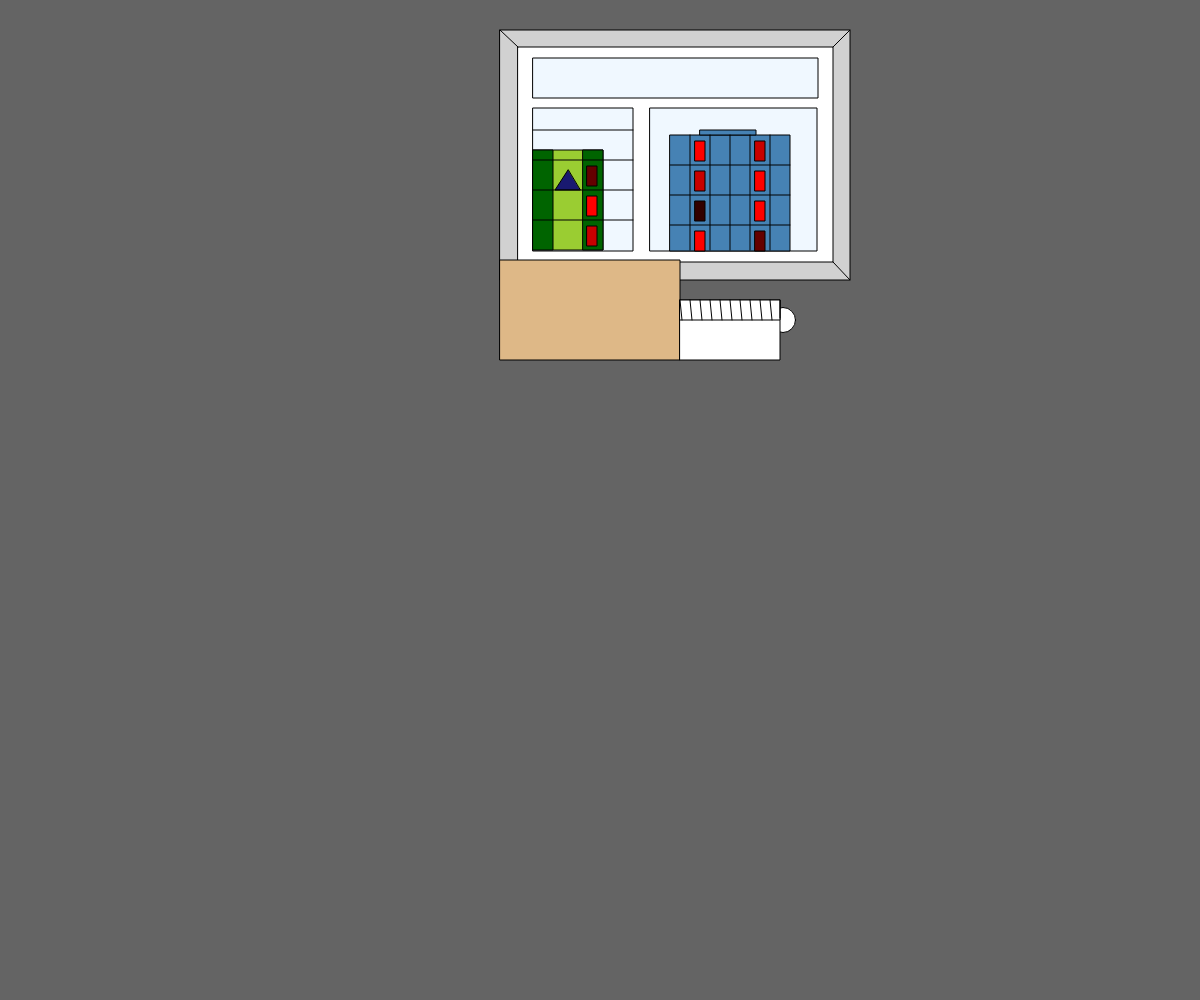
Frame 1 (no input)
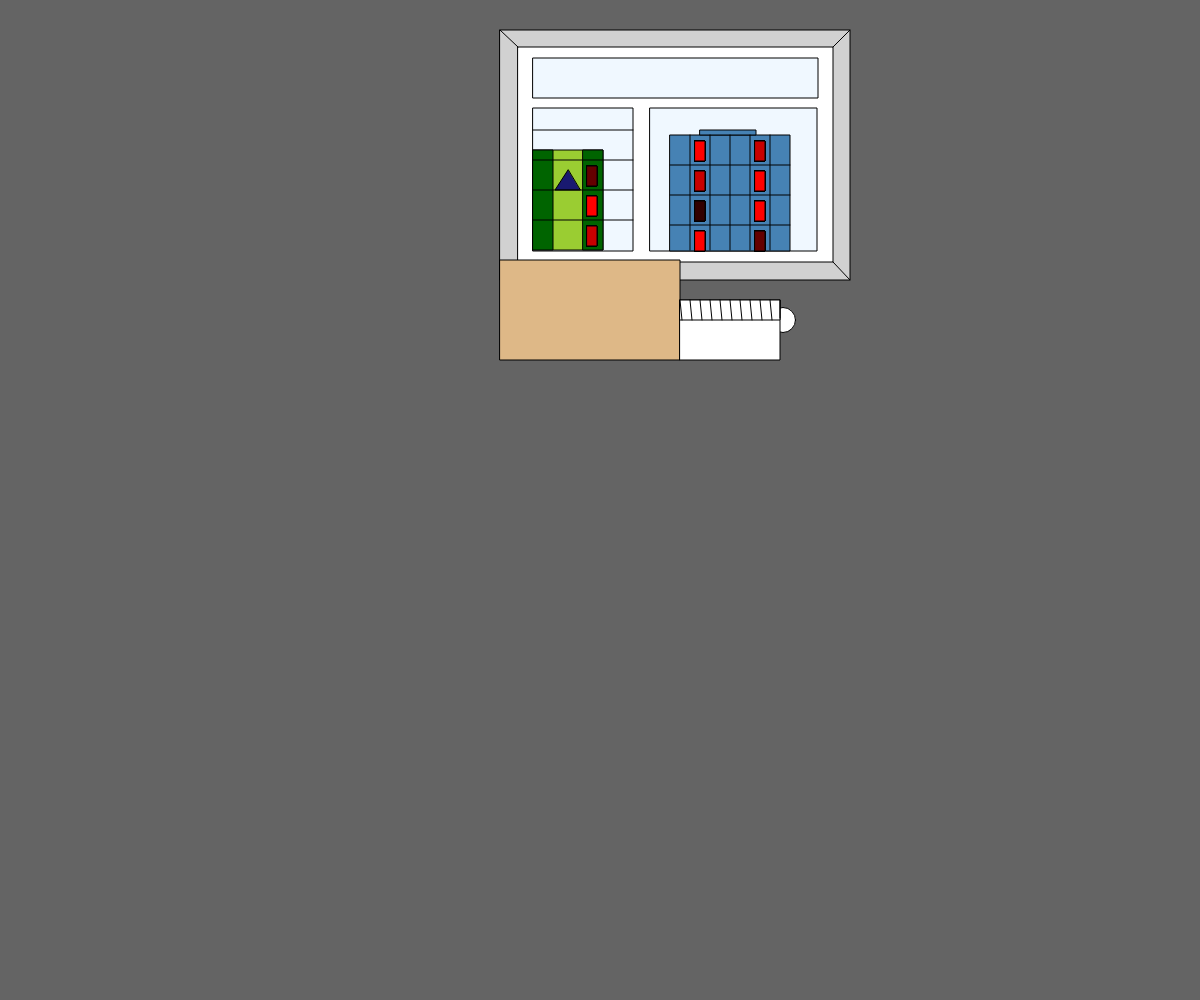
Frame 60 (no input)
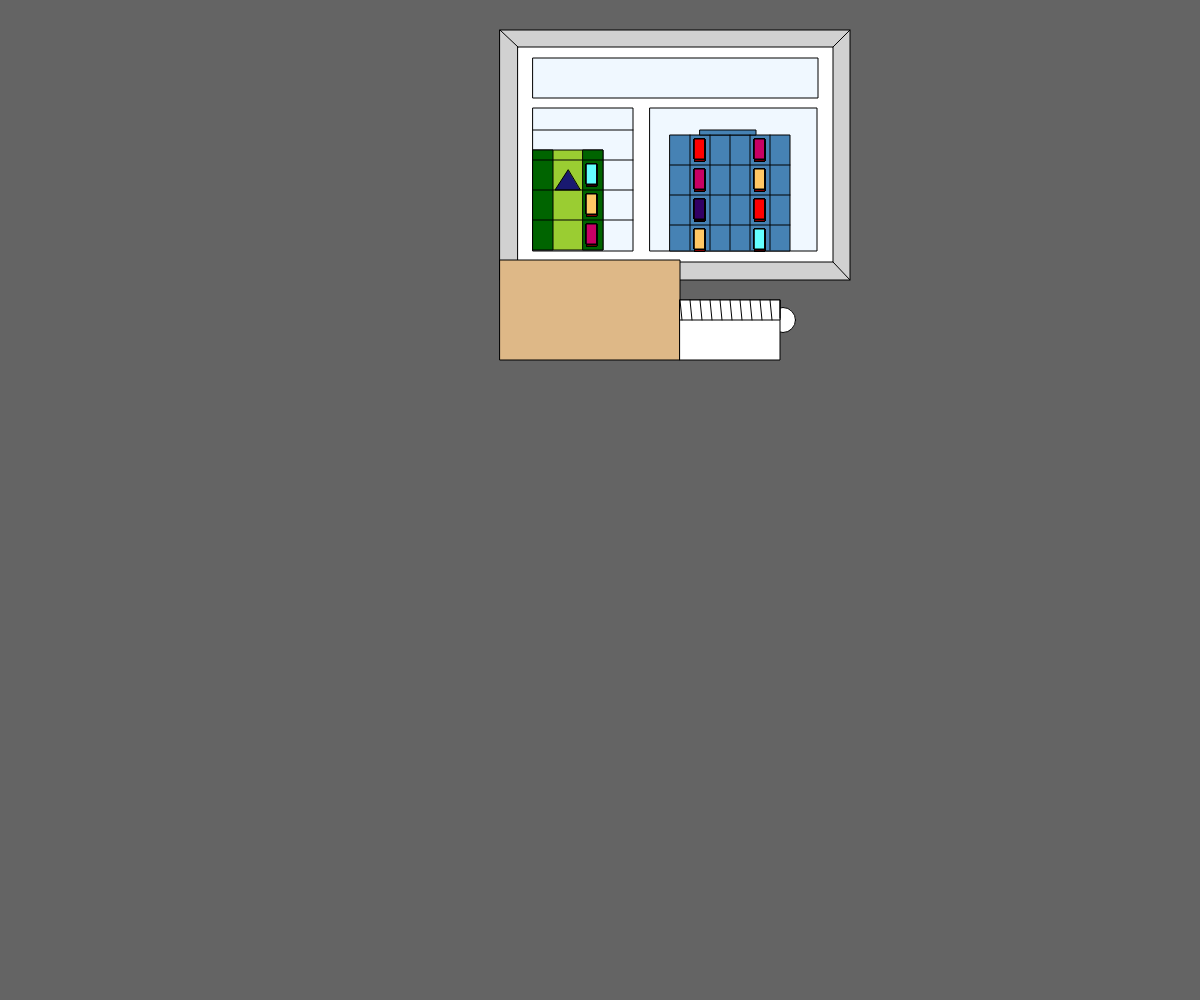
Frame 120 (the mouse pressed at the canvas centre since frame 60)

The p5.js sketch that drew these frames (run headless with seeded random() and noise() and a simulated clock; from frame 60 on, the mouse is pressed at the canvas centre):

// p5.js sketch
// ── sketch.js

function setup(one) {
	createCanvas(windowWidth, windowHeight)
	background(100)
	
	// The big gray rect
	fill(209)
	rect(500, 30, 350, 250)
	fill('white')
     //The window frame
    rect(518, 47, 315, 215)

	
	line(833, 262, 850, 280)
	line(500, 30, 518, 47)
	line(850, 30, 833, 47)

	fill('rgb(240,248,255)')
	// Top window
    rect(533, 58, 285, 40)
    // Left window
    rect(533, 108, 100, 143)
    // Right window
	rect(650, 108, 167, 143)
	// Green building
	fill('rgb(154,205,50)')
	rect(533, 150, 70, 100)
	fill('rgb(0,100,0)')
    rect(533, 150, 20, 100)
	rect(583, 150, 20, 100)
	fill('rgb(25,25,112)')
	triangle(568, 170, 555, 190, 580, 190)
	fill('rgb(70,130,180)')
	// Blue building
	rect(670, 135, 120, 116)
	rect(700, 130, 56, 5)
	fill('white')
	circle(783, 320, 25)
	//window lines
	line(690, 135, 690, 250)
	line(710, 135, 710, 250)
	line(730, 135, 730, 250)
	line(750, 135, 750, 250)
	line(770, 135, 770, 250)
	line(670, 165, 790, 165)
	line(670, 195, 790, 195)
	line(670, 225, 790, 225)
	//let w = 10
	//let l = 20
	// Little windows
	
	line(533, 160, 633, 160)
	line(533, 190, 633, 190)
	line(533, 220, 633, 220)
	line(533, 130, 633, 130)
	fill('rgb(222,184,135)')
	rect(500, 260, 180, 100)
	fill('white')
	rect(680, 300, 100, 60)
	rect(680, 300, 100, 20)
	let y = 300
	let y2 = 320
	line(680, y, 682, y2)
	line(690, y, 692, y2)
	line(700, y, 702, y2)
	line(710, y, 712, y2)		
	line(720, y, 722, y2)
	line(730, y, 732, y2)
	line(740, y, 742, y2)		
	line(750, y, 752, y2)
	line(760, y, 762, y2)
	line(770, y, 772, y2)
	line(780, y, 780, 318)
	
	

 
}
function draw(){
	let w = 10
	let l = 20
	let windows = 1*sin(mouseY)
	let windowss = 1*cos(mouseX)
	
	// little windows
	//fill('white')
	fill(200, mouseX%200, mouseY%200)
	rect(695 + windows, 170 + windowss, w, l)
	rect(755 + windows, 140 + windowss, w, l)
	rect(587 + windows, 225 + windowss, w, l)
	fill(700, mouseY%100, mouseX%100)
	rect(695 + windows, 140 + windowss, w, l)
	rect(755 + windows, 200 + windowss, w, l)
	fill(50, mouseX%100, mouseY%200)
	rect(695 + windows, 200 + windowss, w, l)
	fill(500, mouseX%400, mouseY%400)
	rect(695 + windows, 230 + windowss, w, l)
	rect(755 + windows, 170 + windowss, w, l)
	rect(587 + windows, 195 + windowss, w, l)
	fill(100, mouseY%800, mouseX%800)
	rect(587 + windows, 165 + windowss, w, l)
	rect(755 + windows, 230 + windowss, w, l)
  }
  
